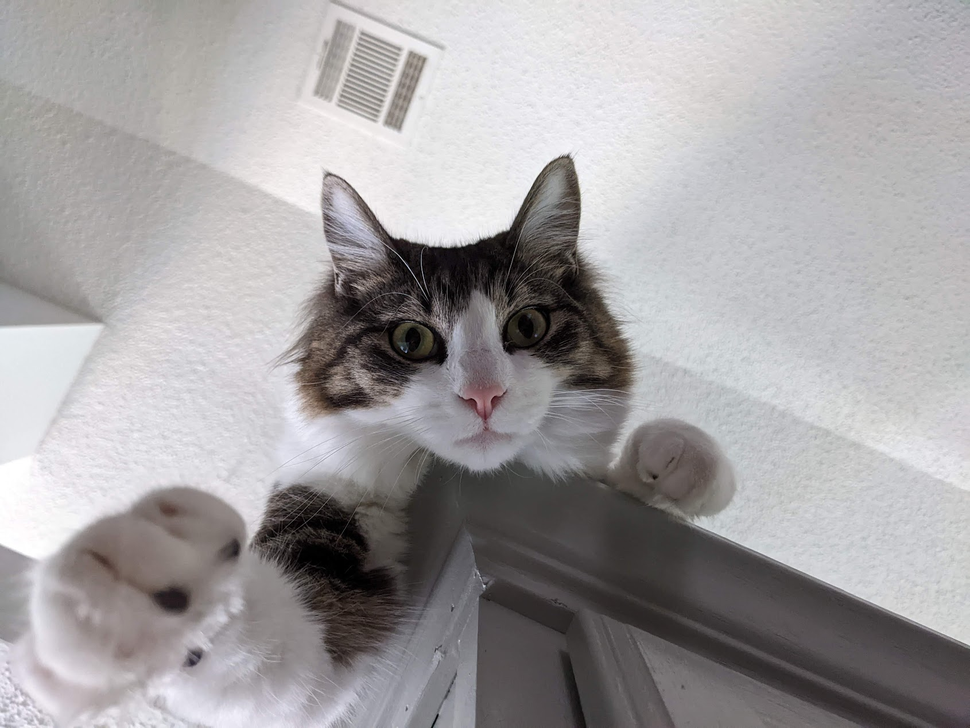
#> input picture cat.png, 970 x 728 px, shrunk from 1690 x 1268 before the run
$ python test.py
#> lines starting #> are read from the running program, lines starting #| are printed output that depends on the picture
from turtle import color
import cv2
import numpy as np
import random


image = cv2.imread('cat.png')
#> image is the input picture: shape (728, 970, 3); mean B, G, R 160.9, 159.5, 162.2
img = cv2.cvtColor(image, cv2.COLOR_BGR2RGB)
colorizedimg = img.copy()
gray = cv2.cvtColor(image, cv2.COLOR_BGR2GRAY)

noiseyimg = np.zeros(image.shape,np.uint8) #.zeros makes an array of 0s, i think .uint8 assigns 8bits per value
for i in range(img.shape[0]):
    for j in range(img.shape[1]):
        rdn = random.random()
        if rdn < .35:
            noiseyimg[i][j] = (255,0,0) #blue
        elif rdn > .65:
            noiseyimg[i][j] = (0,255,0) #green
        else:
            noiseyimg[i][j] = (0,0,255) #red
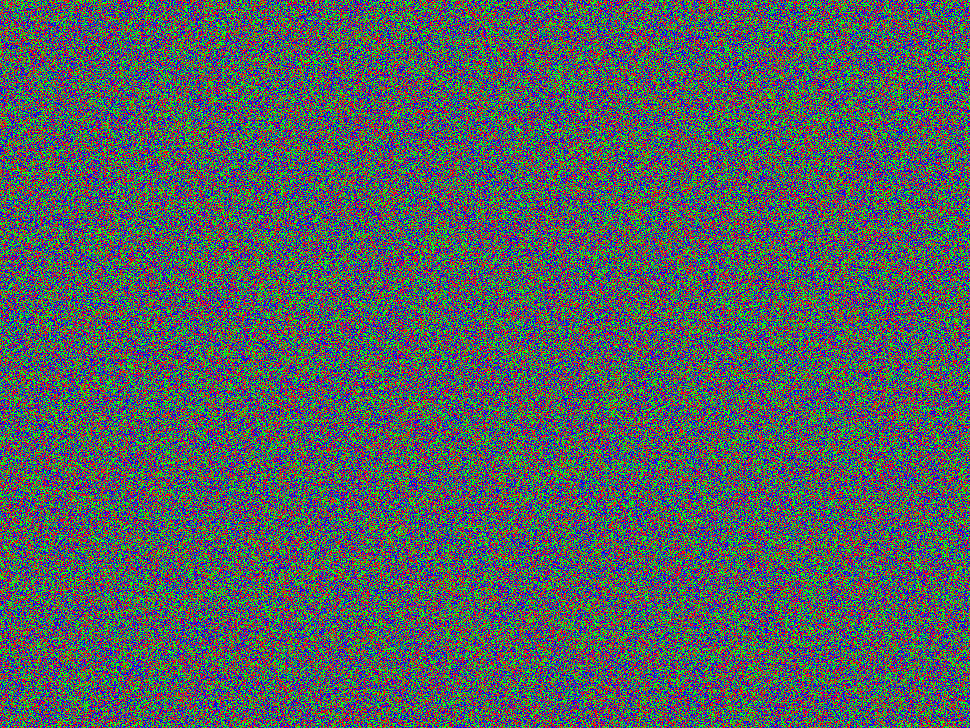
#> noiseyimg: shape (728, 970, 3); mean of channels 0, 1, 2 89.3, 89.2, 76.6; drawn as B, G, R


for i in range(colorizedimg.shape[0]):
    for j in range(colorizedimg.shape[1]):
        if noiseyimg[i][j][0] > noiseyimg[i][j][1] and noiseyimg[i][j][0] > noiseyimg[i][j][2]:
            colorizedimg[i][j][0] = gray[i][j]
            colorizedimg[i][j][1] = 0
            colorizedimg[i][j][2] = 0
        if noiseyimg[i][j][1] > noiseyimg[i][j][0] and noiseyimg[i][j][1] > noiseyimg[i][j][2]:
            colorizedimg[i][j][1] = gray[i][j]
            colorizedimg[i][j][0] = 0
            colorizedimg[i][j][2] = 0
        if noiseyimg[i][j][2] > noiseyimg[i][j][0] and noiseyimg[i][j][2] > noiseyimg[i][j][1]:
            colorizedimg[i][j][2] = gray[i][j]
            colorizedimg[i][j][0] = 0
            colorizedimg[i][j][1] = 0
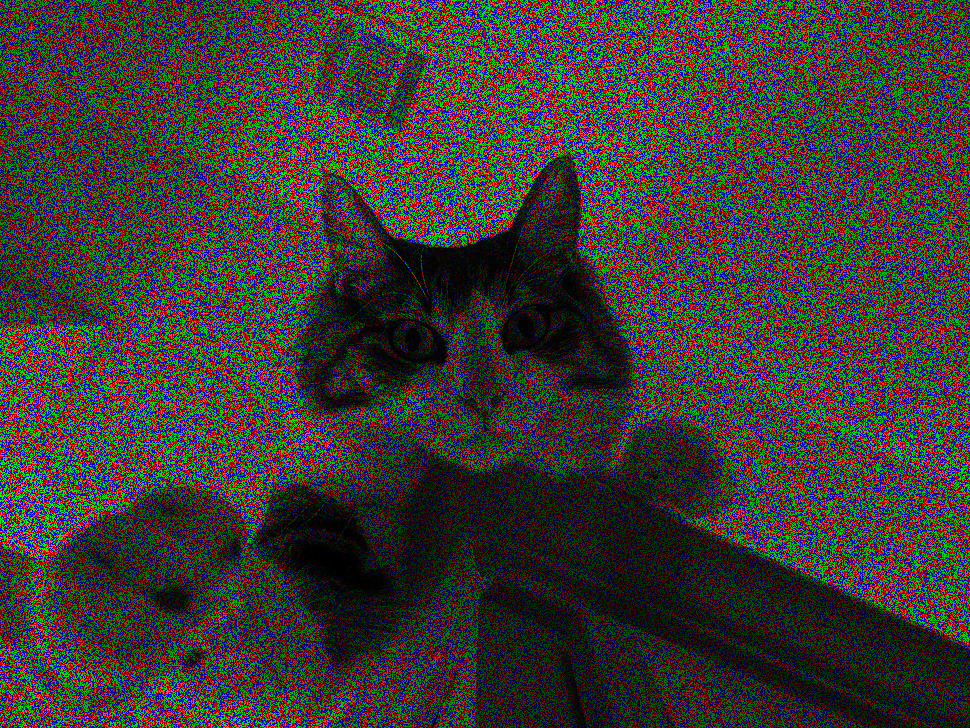
#> colorizedimg: shape (728, 970, 3); mean R, G, B 56.1, 56.1, 48.2


colorizedimg = cv2.cvtColor(colorizedimg, cv2.COLOR_BGR2RGB)
cv2.imwrite('colorizedimg.png',colorizedimg)


# [51 lines of commented-out code are left out]
